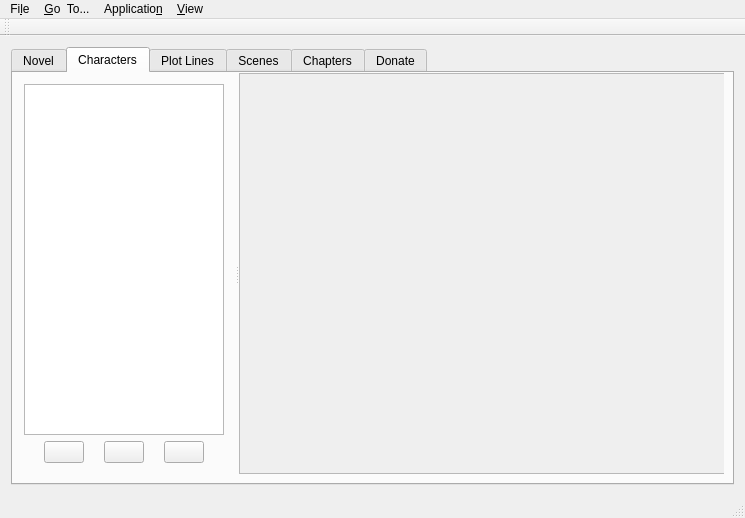
<?xml version="1.0" encoding="UTF-8"?>
<ui version="4.0">
 <class>MainWindow</class>
 <widget class="QMainWindow" name="MainWindow">
  <property name="geometry">
   <rect>
    <x>0</x>
    <y>0</y>
    <width>745</width>
    <height>518</height>
   </rect>
  </property>
  <property name="windowTitle">
   <string>MainWindow</string>
  </property>
  <widget class="QWidget" name="centralWidget">
   <layout class="QGridLayout" name="gridLayout">
    <item row="0" column="0">
     <widget class="QTabWidget" name="tabWidget">
      <property name="currentIndex">
       <number>1</number>
      </property>
      <widget class="QWidget" name="tabNovel">
       <attribute name="title">
        <string>Novel</string>
       </attribute>
       <widget class="QSplitter" name="splitter">
        <property name="geometry">
         <rect>
          <x>0</x>
          <y>0</y>
          <width>721</width>
          <height>411</height>
         </rect>
        </property>
        <property name="sizePolicy">
         <sizepolicy hsizetype="Preferred" vsizetype="Preferred">
          <horstretch>0</horstretch>
          <verstretch>0</verstretch>
         </sizepolicy>
        </property>
        <property name="orientation">
         <enum>Qt::Horizontal</enum>
        </property>
        <widget class="QListWidget" name="novelPartsList">
         <property name="sizePolicy">
          <sizepolicy hsizetype="Preferred" vsizetype="Expanding">
           <horstretch>0</horstretch>
           <verstretch>0</verstretch>
          </sizepolicy>
         </property>
         <property name="maximumSize">
          <size>
           <width>90</width>
           <height>16777215</height>
          </size>
         </property>
         <item>
          <property name="text">
           <string>Overview</string>
          </property>
          <property name="font">
           <font>
            <weight>75</weight>
            <bold>true</bold>
           </font>
          </property>
         </item>
         <item>
          <property name="text">
           <string>Part 1</string>
          </property>
         </item>
         <item>
          <property name="text">
           <string>Part 2</string>
          </property>
         </item>
         <item>
          <property name="text">
           <string>Part 3</string>
          </property>
         </item>
        </widget>
        <widget class="QScrollArea" name="scrollArea">
         <property name="sizePolicy">
          <sizepolicy hsizetype="Expanding" vsizetype="Expanding">
           <horstretch>0</horstretch>
           <verstretch>0</verstretch>
          </sizepolicy>
         </property>
         <property name="widgetResizable">
          <bool>true</bool>
         </property>
         <widget class="QWidget" name="scrollAreaWidgetContents_2">
          <property name="geometry">
           <rect>
            <x>0</x>
            <y>0</y>
            <width>623</width>
            <height>409</height>
           </rect>
          </property>
         </widget>
        </widget>
       </widget>
      </widget>
      <widget class="QWidget" name="tab_characters">
       <property name="sizePolicy">
        <sizepolicy hsizetype="Preferred" vsizetype="Preferred">
         <horstretch>0</horstretch>
         <verstretch>0</verstretch>
        </sizepolicy>
       </property>
       <attribute name="title">
        <string>Characters</string>
       </attribute>
       <widget class="QSplitter" name="splitter_2">
        <property name="geometry">
         <rect>
          <x>0</x>
          <y>0</y>
          <width>711</width>
          <height>401</height>
         </rect>
        </property>
        <property name="sizePolicy">
         <sizepolicy hsizetype="MinimumExpanding" vsizetype="Preferred">
          <horstretch>1</horstretch>
          <verstretch>0</verstretch>
         </sizepolicy>
        </property>
        <property name="orientation">
         <enum>Qt::Horizontal</enum>
        </property>
        <widget class="QWidget" name="layoutWidget">
         <layout class="QVBoxLayout" name="verticalLayout_2" stretch="0,0">
          <property name="spacing">
           <number>6</number>
          </property>
          <property name="sizeConstraint">
           <enum>QLayout::SetDefaultConstraint</enum>
          </property>
          <item>
           <widget class="QTreeView" name="characterList">
            <property name="sizePolicy">
             <sizepolicy hsizetype="Preferred" vsizetype="Expanding">
              <horstretch>0</horstretch>
              <verstretch>0</verstretch>
             </sizepolicy>
            </property>
            <property name="minimumSize">
             <size>
              <width>200</width>
              <height>0</height>
             </size>
            </property>
            <property name="maximumSize">
             <size>
              <width>200</width>
              <height>16777215</height>
             </size>
            </property>
           </widget>
          </item>
          <item>
           <layout class="QHBoxLayout" name="horizontalLayout" stretch="0,0,0">
            <property name="spacing">
             <number>0</number>
            </property>
            <property name="sizeConstraint">
             <enum>QLayout::SetDefaultConstraint</enum>
            </property>
            <item>
             <widget class="QPushButton" name="addCharacter">
              <property name="sizePolicy">
               <sizepolicy hsizetype="Fixed" vsizetype="Fixed">
                <horstretch>0</horstretch>
                <verstretch>0</verstretch>
               </sizepolicy>
              </property>
              <property name="text">
               <string/>
              </property>
              <property name="icon">
               <iconset resource="images.qrc">
                <normaloff>:/new/prefix1/resources/images/list-add-user.png</normaloff>:/new/prefix1/resources/images/list-add-user.png</iconset>
              </property>
              <property name="flat">
               <bool>false</bool>
              </property>
             </widget>
            </item>
            <item>
             <widget class="QPushButton" name="archiveCharacter">
              <property name="sizePolicy">
               <sizepolicy hsizetype="Fixed" vsizetype="Fixed">
                <horstretch>0</horstretch>
                <verstretch>0</verstretch>
               </sizepolicy>
              </property>
              <property name="text">
               <string/>
              </property>
              <property name="icon">
               <iconset resource="images.qrc">
                <normaloff>:/new/prefix1/resources/images/user-archive.png</normaloff>:/new/prefix1/resources/images/user-archive.png</iconset>
              </property>
             </widget>
            </item>
            <item>
             <widget class="QPushButton" name="deleteCharacter">
              <property name="sizePolicy">
               <sizepolicy hsizetype="Fixed" vsizetype="Fixed">
                <horstretch>0</horstretch>
                <verstretch>0</verstretch>
               </sizepolicy>
              </property>
              <property name="text">
               <string/>
              </property>
              <property name="icon">
               <iconset resource="images.qrc">
                <normaloff>:/new/prefix1/resources/images/list-remove-user.png</normaloff>:/new/prefix1/resources/images/list-remove-user.png</iconset>
              </property>
             </widget>
            </item>
           </layout>
          </item>
         </layout>
        </widget>
        <widget class="QScrollArea" name="scrollArea_2">
         <property name="sizePolicy">
          <sizepolicy hsizetype="Preferred" vsizetype="Expanding">
           <horstretch>0</horstretch>
           <verstretch>0</verstretch>
          </sizepolicy>
         </property>
         <property name="minimumSize">
          <size>
           <width>500</width>
           <height>0</height>
          </size>
         </property>
         <property name="widgetResizable">
          <bool>true</bool>
         </property>
         <widget class="QWidget" name="scrollAreaWidgetContents_3">
          <property name="geometry">
           <rect>
            <x>0</x>
            <y>0</y>
            <width>498</width>
            <height>399</height>
           </rect>
          </property>
         </widget>
        </widget>
       </widget>
      </widget>
      <widget class="QWidget" name="tab_plotlines">
       <attribute name="title">
        <string>Plot Lines</string>
       </attribute>
       <layout class="QGridLayout" name="gridLayout_2">
        <item row="0" column="0">
         <widget class="QSplitter" name="splitter_3">
          <property name="orientation">
           <enum>Qt::Horizontal</enum>
          </property>
          <widget class="QWidget" name="">
           <layout class="QVBoxLayout" name="verticalLayout">
            <item>
             <widget class="QListView" name="listView">
              <property name="sizePolicy">
               <sizepolicy hsizetype="Preferred" vsizetype="Expanding">
                <horstretch>0</horstretch>
                <verstretch>0</verstretch>
               </sizepolicy>
              </property>
              <property name="minimumSize">
               <size>
                <width>0</width>
                <height>0</height>
               </size>
              </property>
              <property name="maximumSize">
               <size>
                <width>16777215</width>
                <height>16777215</height>
               </size>
              </property>
             </widget>
            </item>
            <item>
             <layout class="QHBoxLayout" name="horizontalLayout_2">
              <item>
               <widget class="QPushButton" name="pushButton">
                <property name="sizePolicy">
                 <sizepolicy hsizetype="Fixed" vsizetype="Fixed">
                  <horstretch>0</horstretch>
                  <verstretch>0</verstretch>
                 </sizepolicy>
                </property>
                <property name="text">
                 <string/>
                </property>
                <property name="icon">
                 <iconset resource="images.qrc">
                  <normaloff>:/new/prefix1/resources/images/list-add-plotline.png</normaloff>:/new/prefix1/resources/images/list-add-plotline.png</iconset>
                </property>
                <attribute name="buttonGroup">
                 <string notr="true">buttonGroup</string>
                </attribute>
               </widget>
              </item>
              <item>
               <widget class="QPushButton" name="pushButton_2">
                <property name="sizePolicy">
                 <sizepolicy hsizetype="Fixed" vsizetype="Fixed">
                  <horstretch>0</horstretch>
                  <verstretch>0</verstretch>
                 </sizepolicy>
                </property>
                <property name="text">
                 <string/>
                </property>
                <property name="icon">
                 <iconset resource="images.qrc">
                  <normaloff>:/new/prefix1/resources/images/list-remove-plotline.png</normaloff>:/new/prefix1/resources/images/list-remove-plotline.png</iconset>
                </property>
                <attribute name="buttonGroup">
                 <string notr="true">buttonGroup</string>
                </attribute>
               </widget>
              </item>
             </layout>
            </item>
           </layout>
          </widget>
          <widget class="QScrollArea" name="scrollArea_3">
           <property name="sizePolicy">
            <sizepolicy hsizetype="Expanding" vsizetype="Expanding">
             <horstretch>0</horstretch>
             <verstretch>0</verstretch>
            </sizepolicy>
           </property>
           <property name="widgetResizable">
            <bool>true</bool>
           </property>
           <widget class="QWidget" name="scrollAreaWidgetContents_4">
            <property name="geometry">
             <rect>
              <x>0</x>
              <y>0</y>
              <width>487</width>
              <height>387</height>
             </rect>
            </property>
            <layout class="QGridLayout" name="gridLayout_3">
             <item row="0" column="0">
              <layout class="QFormLayout" name="formLayout">
               <item row="0" column="0" colspan="2">
                <widget class="QLabel" name="plotDescriptionLabel">
                 <property name="text">
                  <string>Description:</string>
                 </property>
                </widget>
               </item>
               <item row="1" column="0" colspan="2">
                <widget class="QLineEdit" name="plotlineDescription"/>
               </item>
               <item row="2" column="0" colspan="2">
                <widget class="QLabel" name="plotDetailsLabel">
                 <property name="text">
                  <string>Details:</string>
                 </property>
                </widget>
               </item>
               <item row="3" column="0" colspan="2">
                <widget class="QTextEdit" name="plotlineDetails"/>
               </item>
               <item row="4" column="0" colspan="2">
                <widget class="QLabel" name="plotlinePovLabel">
                 <property name="text">
                  <string>Point Of View:</string>
                 </property>
                </widget>
               </item>
               <item row="5" column="0" colspan="2">
                <widget class="QLineEdit" name="plotlinePov"/>
               </item>
              </layout>
             </item>
            </layout>
           </widget>
          </widget>
         </widget>
        </item>
       </layout>
      </widget>
      <widget class="QWidget" name="tab_scenes">
       <attribute name="title">
        <string>Scenes</string>
       </attribute>
      </widget>
      <widget class="QWidget" name="tab_chapters">
       <attribute name="title">
        <string>Chapters</string>
       </attribute>
      </widget>
      <widget class="QWidget" name="tab_donate">
       <attribute name="title">
        <string>Donate</string>
       </attribute>
      </widget>
     </widget>
    </item>
   </layout>
  </widget>
  <widget class="QMenuBar" name="menuBar">
   <property name="geometry">
    <rect>
     <x>0</x>
     <y>0</y>
     <width>745</width>
     <height>25</height>
    </rect>
   </property>
   <widget class="QMenu" name="menuFile">
    <property name="title">
     <string>Fi&amp;le</string>
    </property>
    <widget class="QMenu" name="menuNew">
     <property name="title">
      <string>&amp;New</string>
     </property>
     <addaction name="actionCharacter"/>
     <addaction name="actionNovel_2"/>
     <addaction name="separator"/>
     <addaction name="actionPlotline"/>
     <addaction name="actionNewScene"/>
     <addaction name="separator"/>
     <addaction name="actionPart"/>
     <addaction name="actionChapter"/>
    </widget>
    <addaction name="menuNew"/>
    <addaction name="actionOpen_Novel"/>
    <addaction name="actionSAve"/>
    <addaction name="separator"/>
    <addaction name="actionExport"/>
    <addaction name="actionCreate_Book"/>
    <addaction name="separator"/>
    <addaction name="actionClose_Novel"/>
    <addaction name="actionQuit"/>
   </widget>
   <widget class="QMenu" name="menuGo_To">
    <property name="title">
     <string>&amp;Go  To...</string>
    </property>
    <addaction name="actionScene"/>
    <addaction name="actionCharacters"/>
    <addaction name="actionScenes"/>
    <addaction name="actionChapters"/>
    <addaction name="actionDonate"/>
   </widget>
   <widget class="QMenu" name="menuEdit">
    <property name="title">
     <string>Applicatio&amp;n</string>
    </property>
    <addaction name="actionPreferences"/>
    <addaction name="actionAbout"/>
    <addaction name="actionHelp"/>
   </widget>
   <widget class="QMenu" name="menuView">
    <property name="title">
     <string>&amp;View</string>
    </property>
    <widget class="QMenu" name="menuMode">
     <property name="title">
      <string>&amp;Mode</string>
     </property>
     <addaction name="actionFocus_Mode"/>
     <addaction name="actionEdit_Mode"/>
    </widget>
    <addaction name="menuMode"/>
   </widget>
   <addaction name="menuFile"/>
   <addaction name="menuGo_To"/>
   <addaction name="menuEdit"/>
   <addaction name="menuView"/>
  </widget>
  <widget class="QToolBar" name="mainToolBar">
   <attribute name="toolBarArea">
    <enum>TopToolBarArea</enum>
   </attribute>
   <attribute name="toolBarBreak">
    <bool>false</bool>
   </attribute>
  </widget>
  <widget class="QStatusBar" name="statusBar"/>
  <action name="actionOpen_Novel">
   <property name="text">
    <string>&amp;Open</string>
   </property>
  </action>
  <action name="actionNovel">
   <property name="text">
    <string>Novel</string>
   </property>
  </action>
  <action name="actionCharacter">
   <property name="text">
    <string>&amp;Character</string>
   </property>
  </action>
  <action name="actionNewScene">
   <property name="text">
    <string>&amp;Scene</string>
   </property>
   <property name="toolTip">
    <string>New Scene</string>
   </property>
  </action>
  <action name="actionPart">
   <property name="text">
    <string>Pa&amp;rt</string>
   </property>
  </action>
  <action name="actionChapter">
   <property name="text">
    <string>C&amp;hapter</string>
   </property>
  </action>
  <action name="actionExport">
   <property name="text">
    <string>&amp;Export</string>
   </property>
  </action>
  <action name="actionCreate_Book">
   <property name="text">
    <string>&amp;Bind Novel</string>
   </property>
  </action>
  <action name="actionQuit">
   <property name="text">
    <string>&amp;Quit</string>
   </property>
  </action>
  <action name="actionNovel_2">
   <property name="text">
    <string>&amp;Novel</string>
   </property>
  </action>
  <action name="actionScene">
   <property name="text">
    <string>&amp;Novel</string>
   </property>
  </action>
  <action name="actionCharacters">
   <property name="text">
    <string>&amp;Characters</string>
   </property>
  </action>
  <action name="actionScenes">
   <property name="text">
    <string>&amp;Scenes</string>
   </property>
  </action>
  <action name="actionChapters">
   <property name="text">
    <string>C&amp;hapters</string>
   </property>
  </action>
  <action name="actionDonate">
   <property name="text">
    <string>&amp;Donate</string>
   </property>
   <property name="font">
    <font>
     <weight>75</weight>
     <bold>true</bold>
    </font>
   </property>
  </action>
  <action name="actionPreferences">
   <property name="text">
    <string>&amp;Preferences</string>
   </property>
  </action>
  <action name="actionAbout">
   <property name="text">
    <string>&amp;About</string>
   </property>
  </action>
  <action name="actionHelp">
   <property name="text">
    <string>&amp;Help</string>
   </property>
  </action>
  <action name="actionClose_Novel">
   <property name="text">
    <string>&amp;Close Novel</string>
   </property>
  </action>
  <action name="actionSAve">
   <property name="text">
    <string>&amp;Save</string>
   </property>
  </action>
  <action name="actionPlotline">
   <property name="text">
    <string>&amp;Plotline</string>
   </property>
  </action>
  <action name="actionFocus_Mode">
   <property name="text">
    <string>&amp;Focus Mode</string>
   </property>
  </action>
  <action name="actionEdit_Mode">
   <property name="text">
    <string>&amp;Edit Mode</string>
   </property>
  </action>
 </widget>
 <layoutdefault spacing="6" margin="11"/>
 <resources>
  <include location="images.qrc"/>
 </resources>
 <connections/>
 <buttongroups>
  <buttongroup name="buttonGroup"/>
 </buttongroups>
</ui>
